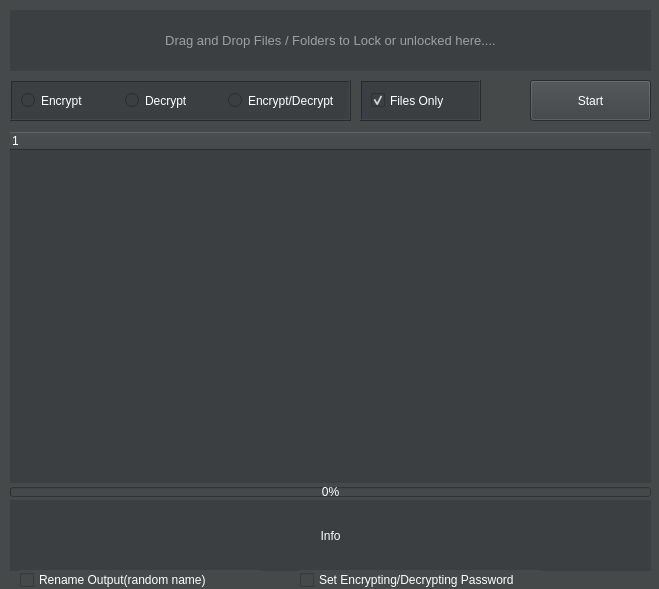
<?xml version="1.0" encoding="UTF-8"?>
<ui version="4.0">
 <class>MainWindow</class>
 <widget class="QMainWindow" name="MainWindow">
  <property name="geometry">
   <rect>
    <x>0</x>
    <y>0</y>
    <width>659</width>
    <height>589</height>
   </rect>
  </property>
  <property name="minimumSize">
   <size>
    <width>659</width>
    <height>589</height>
   </size>
  </property>
  <property name="maximumSize">
   <size>
    <width>659</width>
    <height>589</height>
   </size>
  </property>
  <property name="windowTitle">
   <string>MainWindow</string>
  </property>
  <property name="styleSheet">
   <string notr="true">background-color: rgb(69, 73, 74);
color: rgb(255, 255, 255);</string>
  </property>
  <widget class="QWidget" name="centralwidget">
   <property name="styleSheet">
    <string notr="true">background-color: rgb(69, 73, 74);</string>
   </property>
   <widget class="QLineEdit" name="textInput">
    <property name="geometry">
     <rect>
      <x>10</x>
      <y>10</y>
      <width>641</width>
      <height>61</height>
     </rect>
    </property>
    <property name="font">
     <font>
      <pointsize>10</pointsize>
     </font>
    </property>
    <property name="styleSheet">
     <string notr="true">background-color: rgb(60, 63, 65);</string>
    </property>
    <property name="text">
     <string/>
    </property>
    <property name="frame">
     <bool>false</bool>
    </property>
    <property name="alignment">
     <set>Qt::AlignCenter</set>
    </property>
    <property name="placeholderText">
     <string>Drag and Drop Files / Folders to Lock or unlocked here....</string>
    </property>
   </widget>
   <widget class="QLabel" name="labelInfo">
    <property name="geometry">
     <rect>
      <x>10</x>
      <y>500</y>
      <width>641</width>
      <height>71</height>
     </rect>
    </property>
    <property name="styleSheet">
     <string notr="true">background-color: rgb(60, 63, 65);</string>
    </property>
    <property name="frameShape">
     <enum>QFrame::NoFrame</enum>
    </property>
    <property name="text">
     <string>Info</string>
    </property>
    <property name="alignment">
     <set>Qt::AlignCenter</set>
    </property>
    <property name="wordWrap">
     <bool>true</bool>
    </property>
   </widget>
   <widget class="QProgressBar" name="progressBar">
    <property name="geometry">
     <rect>
      <x>10</x>
      <y>487</y>
      <width>641</width>
      <height>10</height>
     </rect>
    </property>
    <property name="minimumSize">
     <size>
      <width>0</width>
      <height>10</height>
     </size>
    </property>
    <property name="maximumSize">
     <size>
      <width>16777215</width>
      <height>10</height>
     </size>
    </property>
    <property name="value">
     <number>0</number>
    </property>
    <property name="alignment">
     <set>Qt::AlignCenter</set>
    </property>
   </widget>
   <widget class="QPushButton" name="buttonStart">
    <property name="geometry">
     <rect>
      <x>530</x>
      <y>80</y>
      <width>121</width>
      <height>41</height>
     </rect>
    </property>
    <property name="styleSheet">
     <string notr="true">background-color: rgb(60, 63, 65);</string>
    </property>
    <property name="text">
     <string>Start</string>
    </property>
   </widget>
   <widget class="QTreeWidget" name="listView">
    <property name="geometry">
     <rect>
      <x>10</x>
      <y>132</y>
      <width>641</width>
      <height>351</height>
     </rect>
    </property>
    <property name="styleSheet">
     <string notr="true">background-color: rgb(60, 63, 65);</string>
    </property>
    <property name="frameShape">
     <enum>QFrame::NoFrame</enum>
    </property>
    <column>
     <property name="text">
      <string notr="true">1</string>
     </property>
    </column>
   </widget>
   <widget class="QFrame" name="frame">
    <property name="geometry">
     <rect>
      <x>10</x>
      <y>80</y>
      <width>341</width>
      <height>41</height>
     </rect>
    </property>
    <property name="styleSheet">
     <string notr="true">background-color: rgb(60, 63, 65);</string>
    </property>
    <property name="frameShape">
     <enum>QFrame::Box</enum>
    </property>
    <property name="frameShadow">
     <enum>QFrame::Raised</enum>
    </property>
    <layout class="QGridLayout" name="gridLayout">
     <item row="0" column="2">
      <widget class="QRadioButton" name="radioEncryptDecrypt">
       <property name="text">
        <string>Encrypt/Decrypt</string>
       </property>
      </widget>
     </item>
     <item row="0" column="0">
      <widget class="QRadioButton" name="radioEncrypt">
       <property name="text">
        <string>Encrypt</string>
       </property>
      </widget>
     </item>
     <item row="0" column="1">
      <widget class="QRadioButton" name="radioDecrypt">
       <property name="text">
        <string>Decrypt</string>
       </property>
      </widget>
     </item>
    </layout>
   </widget>
   <widget class="QFrame" name="frame_2">
    <property name="geometry">
     <rect>
      <x>360</x>
      <y>80</y>
      <width>121</width>
      <height>41</height>
     </rect>
    </property>
    <property name="styleSheet">
     <string notr="true">background-color: rgb(60, 63, 65);</string>
    </property>
    <property name="frameShape">
     <enum>QFrame::Box</enum>
    </property>
    <property name="frameShadow">
     <enum>QFrame::Raised</enum>
    </property>
    <layout class="QGridLayout" name="gridLayout_2">
     <item row="0" column="0">
      <widget class="QCheckBox" name="checkBoxEncryptOnlyFiles">
       <property name="text">
        <string>Files Only</string>
       </property>
       <property name="checked">
        <bool>true</bool>
       </property>
      </widget>
     </item>
    </layout>
   </widget>
   <widget class="QCheckBox" name="checkBoxRenameOutput">
    <property name="geometry">
     <rect>
      <x>20</x>
      <y>570</y>
      <width>241</width>
      <height>20</height>
     </rect>
    </property>
    <property name="text">
     <string>Rename Output(random name)</string>
    </property>
   </widget>
   <widget class="QCheckBox" name="checkBoxSetPassword">
    <property name="geometry">
     <rect>
      <x>300</x>
      <y>570</y>
      <width>241</width>
      <height>20</height>
     </rect>
    </property>
    <property name="toolTip">
     <string>&lt;html&gt;&lt;head/&gt;&lt;body&gt;&lt;p&gt;&lt;span style=&quot; font-weight:600;&quot;&gt;Check to&lt;/span&gt;: &lt;span style=&quot; font-style:italic;&quot;&gt;Set Encryption/Decription Password for curent task.&lt;/span&gt;&lt;/p&gt;&lt;p&gt;&lt;span style=&quot; font-weight:600;&quot;&gt;Uncheck to&lt;/span&gt;:&lt;span style=&quot; font-style:italic;&quot;&gt; Use default Password.&lt;/span&gt;&lt;/p&gt;&lt;p&gt;&lt;span style=&quot; font-weight:600; text-decoration: underline;&quot;&gt;Warning!&lt;/span&gt;&lt;/p&gt;&lt;p&gt;&lt;span style=&quot; font-style:italic;&quot;&gt;Don't forget the password used for encryption. You won't be able to decrypt your encrypted file if you forget your password&lt;/span&gt;&lt;/p&gt;&lt;p&gt;&lt;br/&gt;&lt;/p&gt;&lt;/body&gt;&lt;/html&gt;</string>
    </property>
    <property name="text">
     <string>Set Encrypting/Decrypting Password</string>
    </property>
   </widget>
  </widget>
 </widget>
 <resources/>
 <connections/>
</ui>
